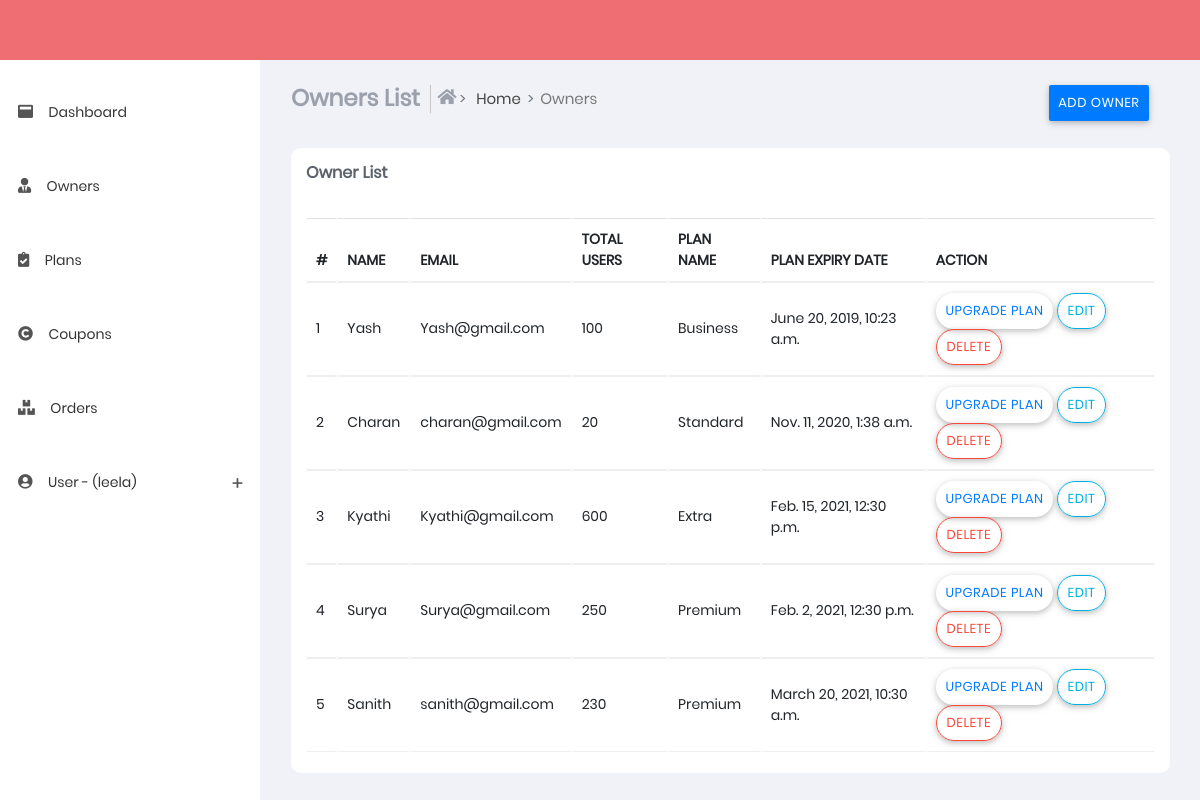
The page /owners (signed in) on the database its author committed.
### sub_part/models.py (models this page shows, shortened)
class ownerslists(models.Model):
    name = models.CharField(max_length=100)
    email = models.EmailField()
    total_users=models.IntegerField()
    plan_name = models.CharField(max_length=100)
    price = models.IntegerField()
    status = models.CharField(max_length=100)
    date = models.DateTimeField()
    expiry_date = models.DateTimeField()

### sub_part/views.py (the view, shortened to what this page needs)
# urls.py: path('owners',views.owners,name='owners'),
@login_required(login_url='login')
def owners(request):
    ownerslistarray=ownerslists.objects.all()
    return render(request,'owners.html',{'ownerslistarray': ownerslistarray,'u':request.user})

### templates/owners.html (shortened to what this page needs)
{% extends 'base.html' %}
{% load static %}
{% block content %}
<section class="content">
    <div class="container-fluid">
        <div class="block-header">
            <div class="row">
                <div class="col-xs-12 col-sm-12 col-md-10 col-lg-10">
                    <ul class="breadcrumb breadcrumb-item ">
                        <li class="breadcrumb-item">
                            <h4 class="page-title">Owners List</h4>
                        </li>
                        <li class="breadcrumb-item bcrumb-1">
                            <a href="index">
                                <i class="fas fa-home"></i> Home</a>
                        </li>
                        <li class="breadcrumb-item active">Owners</li>
                    </ul>
                </div>
                <div class="col-xs-12 col-sm-12 col-md-2 col-lg-2">
                    <ul class="breadcrumb breadcrumb-item ">
                        <li>
                            <button type="button" class="btn btn-primary" data-toggle="modal"
                                data-target=".bd-example-modal-lg">
                                Add Owner</button>
                        </li>
                    </ul>
                </div>
            </div>
        </div>
        <div class="row clearfix">
            <div class="col-lg-12 col-md-12 col-sm-12 col-xs-12">
                <div class="card">
                    <div class="header">
                        <h2>
                            <strong>Owner List</strong>
                        </h2>
                    </div>
                    <div class="body">
                        <div class="table-responsive">
                            <table class="table   table-hover js-basic-example dataTable">
                                <thead>
                                    <tr>
                                        <th>#</th>
                                        <th>NAME</th>
                                        <th>EMAIL</th>
                                        <th>TOTAL USERS</th>
                                        <th>PLAN NAME</th>
                                        <th>PLAN EXPIRY DATE</th>
                                        <th>ACTION</th>
                                    </tr>
                                </thead>
                                <tbody>
                                    {% for ownerslist in ownerslistarray %}
                                    <tr>
                                        <td>{{ forloop.counter }}</td>
                                        <td>{{ownerslist.name}}</td>
                                        <td>{{ownerslist.email}}</td>
                                        <td>{{ownerslist.total_users}}</td>
                                        <td>{{ownerslist.plan_name}}</td>
                                        <td>{{ownerslist.date}}</td>
                                        <td>
                                            <div class="button">
                                                <button type="button"
                                                    class="btn btn-outline-primary btn-border-radius">Upgrade
                                                    Plan</button>
                                                <a href="/owners_edit/{{ ownerslist.id }}">
                                                    <button type="button" class="btn btn-outline-info btn-border-radius"
                                                        >Edit</button>
                                                </a>
                                                <a href="/delete_owners/{{ ownerslist.id }}">
                                                    <button type="button"
                                                        class="btn btn-outline-danger btn-border-radius">
                                                        Delete
                                                    </button>
                                                </a>
                                            </div>
                                        </td>
                                    </tr>
                                    {% endfor %}
                                </tbody>
                            </table>
                        </div>
                    </div>
                </div>
            </div>
        </div>
    </div>
</section>
{% endblock %}

### templates/base.html (shortened to what this page needs)
{% load static %}
<!DOCTYPE html>
<html lang="en">
<head>
    <link href="{% static 'css/app.min.css'%}" rel="stylesheet">
    <link href="{% static 'css/style.css'%}" rel="stylesheet" />
    <link href="{% static 'css/styles/all-themes.css'%}" rel="stylesheet" />
</head>
<body class="light fixed">
    <nav class="navbar">
    </nav>
    <div>
        <aside id="leftsidebar" class="sidebar">
            <div class="menu">
                <ul class="list">
                    <li>
                        <a href="index">
                            <i class="fas fa-window-maximize"></i>
                            <span>Dashboard</span>
                        </a>
                    </li>
                    <li>
                        <a href="owners">
                            <i class="fas fa-user-tie"></i>
                            <span>Owners</span>
                        </a>
                    </li>
                    <li>
                        <a href="plans">
                            <i class="fas fa-clipboard-check"></i>
                            <span>Plans</span>
                        </a>
                    </li>
                    <li>
                        <a href="coupons">
                            <i class="fas fa-copyright"></i>
                            <span>Coupons</span>
                        </a>
                    </li>
                    <li>
                        <a href="orders">
                            <i class="fas fa-boxes"></i>
                            <span>Orders</span>
                        </a>
                    </li>
                    <li>
                        <a href="#" onClick="return false;" class="menu-toggle">
                            <i class="fas fa-user-circle"></i>
                            <span>User - ({{u.username}})</span>
                        </a>
                    </li>
                </ul>
            </div>
        </aside>
    </div>
    {% block content %}
    {% endblock %}
</body>
</html>

### rows shown on the page
ownerslists: name "Yash", email "Yash@gmail.com", total_users "100", plan_name "Business", date "June 20, 2019, 10:23 a.m."
ownerslists: name "Charan", email "charan@gmail.com", total_users "20", plan_name "Standard", date "Nov. 11, 2020, 1:38 a.m."
ownerslists: name "Kyathi", email "Kyathi@gmail.com", total_users "600", plan_name "Extra", date "Feb. 15, 2021, 12:30 p.m."
ownerslists: name "Surya", email "Surya@gmail.com", total_users "250", plan_name "Premium", date "Feb. 2, 2021, 12:30 p.m."
ownerslists: name "Sanith", email "sanith@gmail.com", total_users "230", plan_name "Premium", date "March 20, 2021, 10:30 a.m."

### other values the page prints
{{ u.username }} "leela"
